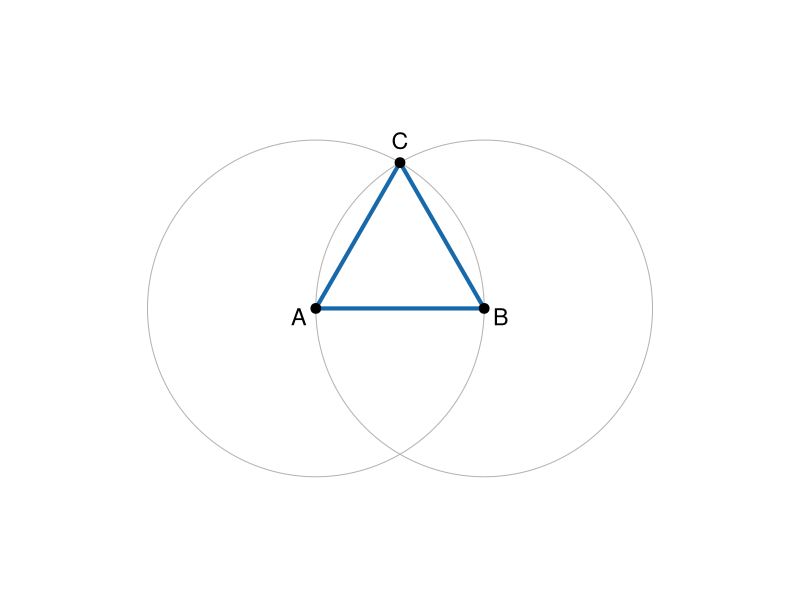
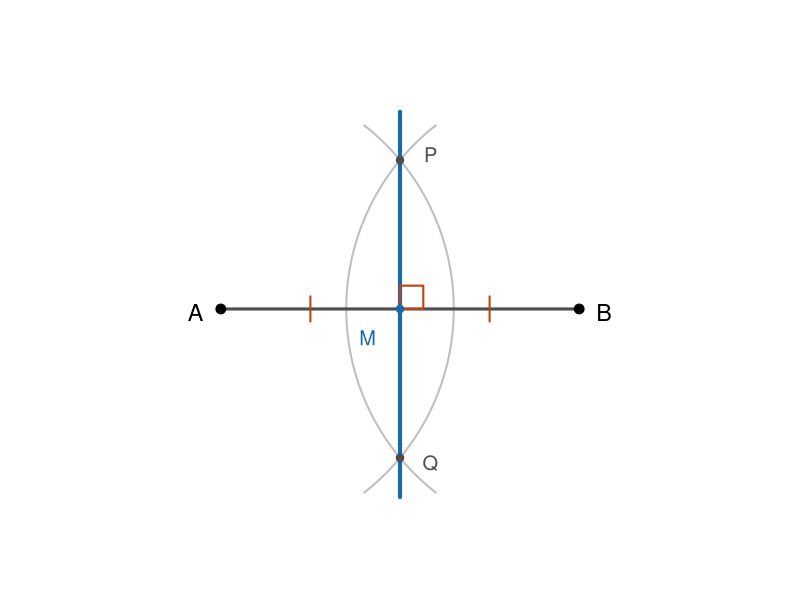
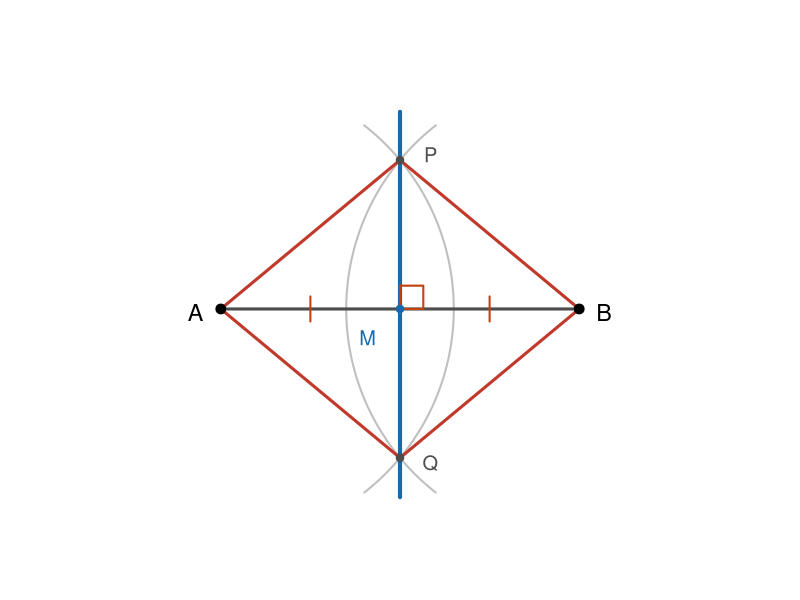
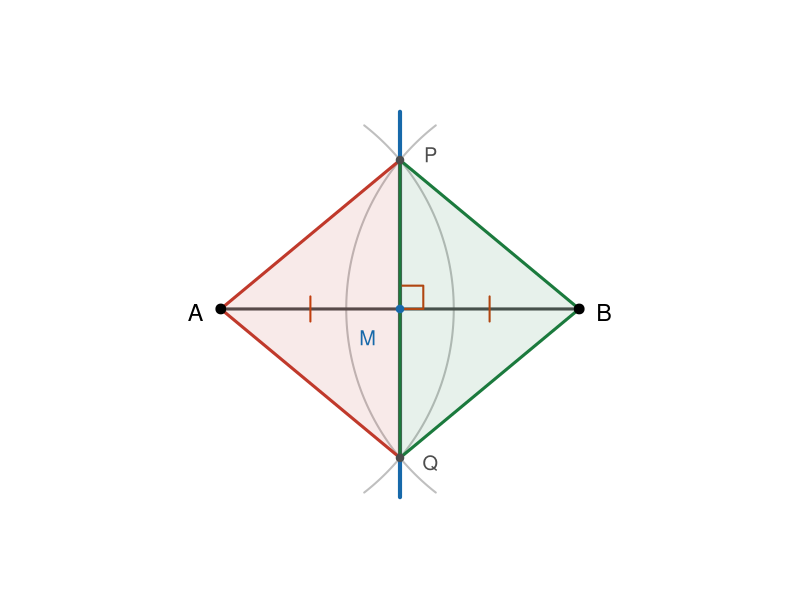
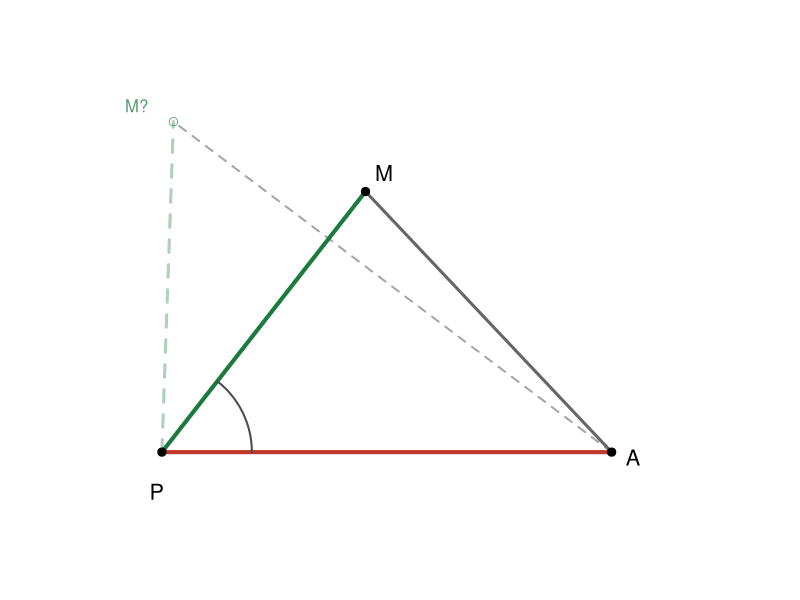
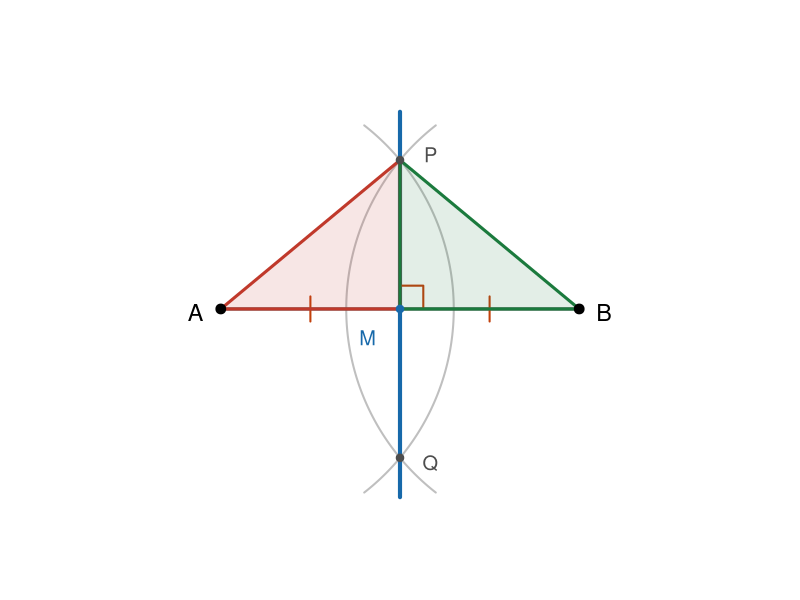
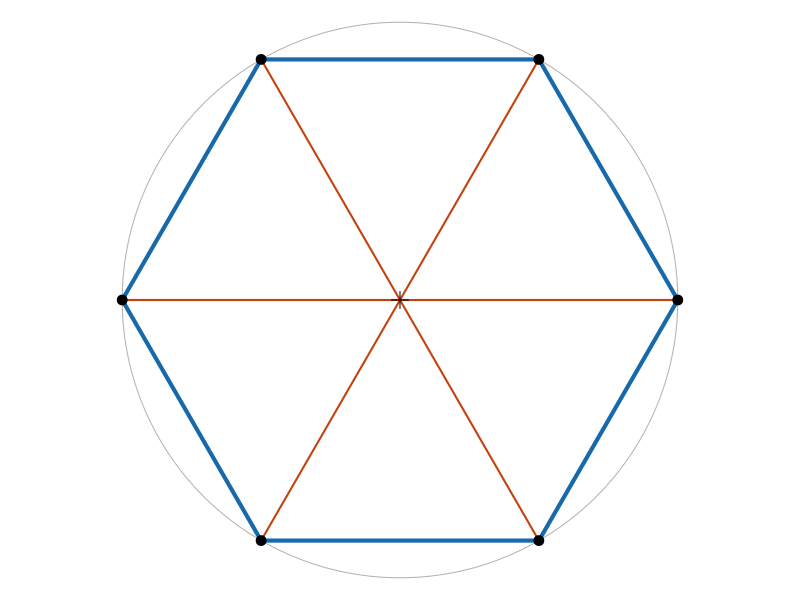
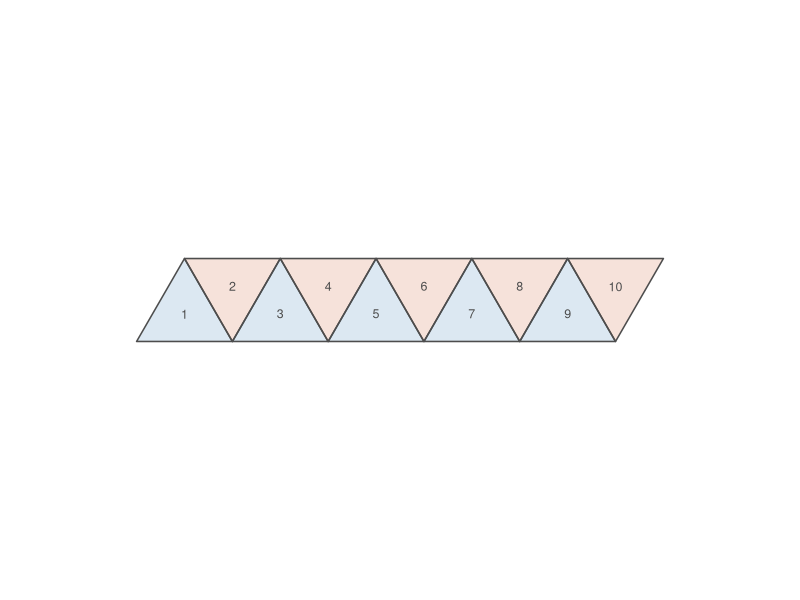

The R script that drew these images, in order:
## ---- chunk 1
knitr::opts_chunk$set(echo = FALSE, fig.align = "center", dev = "png",
                      fig.width = 5, fig.height = 5, dpi = 150)
blue   <- "#1769aa"
orange <- "#c2410c"
red_c  <- "#c0392b"
grn_c  <- "#1b7a3d"

# Perpendicular-bisector figure. step 0 = plain construction; steps 1-3 add the
# colored highlights that match the proof bullets on the build slides.
draw_bisect <- function(step = 0) {
  par(mar=c(0,0,0,0), pty="s")
  A <- c(0,0); B <- c(2,0); r <- 1.3; M <- c(1,0)
  yc <- sqrt(r^2 - 1); P <- c(1, yc); Q <- c(1, -yc)
  plot(NA, xlim=c(-0.55,2.55), ylim=c(-1.3,1.4), asp=1, axes=FALSE, xlab="", ylab="")
  aA <- seq(-52, 52, length.out=120) * pi/180
  lines(A[1]+r*cos(aA), A[2]+r*sin(aA), col="grey75", lwd=2)
  aB <- seq(128, 232, length.out=120) * pi/180
  lines(B[1]+r*cos(aB), B[2]+r*sin(aB), col="grey75", lwd=2)
  segments(A[1],A[2], B[1],B[2], col="grey30", lwd=3)
  segments(M[1], -1.05, M[1], 1.1, col=blue, lwd=4)
  sq <- 0.13
  polygon(c(1,1+sq,1+sq,1), c(0,0,sq,sq), border=orange, lwd=2)
  segments(0.5,-0.07,0.5,0.07, col=orange, lwd=2)
  segments(1.5,-0.07,1.5,0.07, col=orange, lwd=2)
  if (step == 1) {
    for (X in list(A,B)) segments(P[1],P[2],X[1],X[2], col=red_c, lwd=3)
    for (X in list(A,B)) segments(Q[1],Q[2],X[1],X[2], col=red_c, lwd=3)
  }
  if (step == 2) {
    polygon(c(P[1],A[1],Q[1]), c(P[2],A[2],Q[2]), border=red_c, lwd=3, col=adjustcolor(red_c,0.10))
    polygon(c(P[1],B[1],Q[1]), c(P[2],B[2],Q[2]), border=grn_c, lwd=3, col=adjustcolor(grn_c,0.10))
  }
  if (step == 3) {
    polygon(c(A[1],P[1],M[1]), c(A[2],P[2],M[2]), border=red_c, lwd=3, col=adjustcolor(red_c,0.12))
    polygon(c(B[1],P[1],M[1]), c(B[2],P[2],M[2]), border=grn_c, lwd=3, col=adjustcolor(grn_c,0.12))
  }
  points(rbind(A,B), pch=19, cex=1.3)
  points(rbind(P,Q), pch=19, cex=1.0, col="grey30")
  points(M[1],M[2], pch=19, cex=1.0, col=blue)
  text(A[1]-0.14, -0.02, "A", cex=1.4)
  text(B[1]+0.14, -0.02, "B", cex=1.4)
  text(0.82, -0.16, "M", cex=1.2, col=blue)
  text(1.17, yc+0.03, "P", cex=1.2, col="grey30")
  text(1.17, -yc-0.03, "Q", cex=1.2, col="grey30")
}

# Hinge illustration for the "two sides + the angle between them" rule.
# Solid = the fixed triangle; dashed ghost = a different hinge angle, different triangle.
draw_hinge <- function() {
  par(mar=c(0,0,0,0), pty="s")
  P <- c(0,0); La <- 1.7; Lm <- 1.25
  A <- P + c(La, 0)
  th1 <- 52*pi/180; M  <- P + Lm*c(cos(th1), sin(th1))
  th2 <- 88*pi/180; M2 <- P + Lm*c(cos(th2), sin(th2))
  plot(NA, xlim=c(-0.15,1.95), ylim=c(-0.35,1.5), asp=1, axes=FALSE, xlab="", ylab="")
  segments(P[1],P[2], M2[1],M2[2], col=adjustcolor(grn_c,0.35), lwd=3, lty=2)
  segments(A[1],A[2], M2[1],M2[2], col="grey65", lwd=2, lty=2)
  points(M2[1],M2[2], pch=1, cex=1.1, col=adjustcolor(grn_c,0.6))
  text(M2[1]-0.14, M2[2]+0.06, "M?", cex=1.0, col=adjustcolor(grn_c,0.75))
  segments(P[1],P[2], A[1],A[2], col=red_c, lwd=4)
  segments(P[1],P[2], M[1],M[2], col=grn_c, lwd=4)
  segments(A[1],A[2], M[1],M[2], col="grey40", lwd=3)
  aa <- seq(0, th1, length.out=40); rr <- 0.34
  lines(P[1]+rr*cos(aa), P[2]+rr*sin(aa), col="grey30", lwd=2)
  points(rbind(P,A,M), pch=19, cex=1.1)
  text(P[1]-0.02, P[2]-0.15, "P", cex=1.3)
  text(A[1]+0.08, A[2]-0.02, "A", cex=1.3)
  text(M[1]+0.07, M[2]+0.07, "M", cex=1.3)
}

# Hexaflexagon build figures (bonus tie-in to the Move 3 hexagon).
draw_flex_strip <- function(n = 10) {
  par(mar=c(0,0,0,0), pty="s")
  s <- 1; h <- sqrt(3)/2
  xmax <- (n+1)*s/2
  plot(NA, xlim=c(-0.15, xmax+0.15), ylim=c(-0.2, h+0.2), asp=1, axes=FALSE, xlab="", ylab="")
  for (i in 1:n) {
    if (i %% 2 == 1) {
      x <- c((i-1)*s/2, (i+1)*s/2, i*s/2); y <- c(0, 0, h)
    } else {
      x <- c((i-1)*s/2, (i+1)*s/2, i*s/2); y <- c(h, h, 0)
    }
    col_i <- if (i %% 2 == 1) adjustcolor(blue, 0.15) else adjustcolor(orange, 0.15)
    polygon(x, y, border="grey30", lwd=1.5, col=col_i)
    text(mean(x), mean(y), i, cex=0.75, col="grey30")
  }
}

draw_flex_ring <- function() {
  par(mar=c(0,0,0,0), pty="s")
  ang <- seq(0, 2*pi, length.out=7)
  x <- cos(ang); y <- sin(ang)
  plot(NA, xlim=c(-1.3,1.3), ylim=c(-1.3,1.3), asp=1, axes=FALSE, xlab="", ylab="")
  polygon(x, y, border=blue, lwd=4)
  segments(0,0, x[-7], y[-7], col=orange, lwd=2)
  points(x[-7], y[-7], pch=19, cex=1.2)
  points(0,0, pch=3, cex=1.4)
  polygon(c(0, x[6], x[7]), c(0, y[6], y[7]), border=red_c, lwd=3, col=adjustcolor(red_c, 0.15))
  text(mean(c(0,x[6],x[7])), mean(c(0,y[6],y[7])), "glue", cex=0.85, col=red_c)
}

draw_flex_pinch <- function() {
  par(mar=c(0,0,0,0), pty="s")
  ang <- seq(0, 2*pi, length.out=7)
  x <- cos(ang); y <- sin(ang)
  plot(NA, xlim=c(-1.3,1.3), ylim=c(-1.3,1.3), asp=1, axes=FALSE, xlab="", ylab="")
  polygon(x, y, border="grey50", lwd=3)
  for (i in c(1,3,5)) {
    arrows(x[i]*0.92, y[i]*0.92, x[i]*0.35, y[i]*0.35, col=red_c, lwd=3, length=0.12)
  }
  points(x[-7], y[-7], pch=19, cex=1.1, col="grey40")
}

draw_flex_newface <- function() {
  par(mar=c(0,0,0,0), pty="s")
  ang <- seq(0, 2*pi, length.out=7)
  x <- cos(ang); y <- sin(ang)
  plot(NA, xlim=c(-1.25,1.25), ylim=c(-1.25,1.25), asp=1, axes=FALSE, xlab="", ylab="")
  polygon(x, y, border=grn_c, lwd=4, col=adjustcolor(grn_c, 0.15))
  segments(0,0, x[-7], y[-7], col=grn_c, lwd=2)
  points(x[-7], y[-7], pch=19, cex=1.2, col=grn_c)
  points(0,0, pch=3, cex=1.4, col=grn_c)
}
## ---- chunk 2
par(mar=c(0,0,0,0), pty="s")
A <- c(0,0); B <- c(1,0); r <- 1
t <- seq(0,2*pi,length.out=300)
plot(NA, xlim=c(-1.15,2.15), ylim=c(-1.25,1.35), asp=1, axes=FALSE, xlab="", ylab="")
lines(A[1]+r*cos(t), A[2]+r*sin(t), col="grey70")
lines(B[1]+r*cos(t), B[2]+r*sin(t), col="grey70")
C <- c(0.5, sqrt(3)/2)
polygon(c(A[1],B[1],C[1]), c(A[2],B[2],C[2]), border=blue, lwd=4)
points(rbind(A,B,C), pch=19, cex=1.3)
text(A[1]-0.1,A[2]-0.05,"A", cex=1.4)
text(B[1]+0.1,B[2]-0.05,"B", cex=1.4)
text(C[1],C[2]+0.13,"C", cex=1.4)
## ---- chunk 3
draw_bisect(0)
## ---- chunk 4
draw_bisect(1)
## ---- chunk 5
draw_bisect(2)
## ---- chunk 6
draw_hinge()
## ---- chunk 7
draw_bisect(3)
## ---- chunk 8
par(mar=c(0,0,0,0), pty="s")
t <- seq(0,2*pi,length.out=300)
plot(cos(t), sin(t), type="l", col="grey70", asp=1, axes=FALSE, xlab="", ylab="")
ang <- seq(0, 2*pi, length.out=7)
x <- cos(ang); y <- sin(ang)
polygon(x, y, border=blue, lwd=4)
segments(0,0, x[-7], y[-7], col=orange, lwd=2)
points(x[-7], y[-7], pch=19, cex=1.3)
points(0,0, pch=3, cex=1.6)
## ---- chunk 9
draw_flex_strip()
## ---- chunk 10
draw_flex_ring()
## ---- chunk 11
draw_flex_pinch()
## ---- chunk 12
draw_flex_newface()
